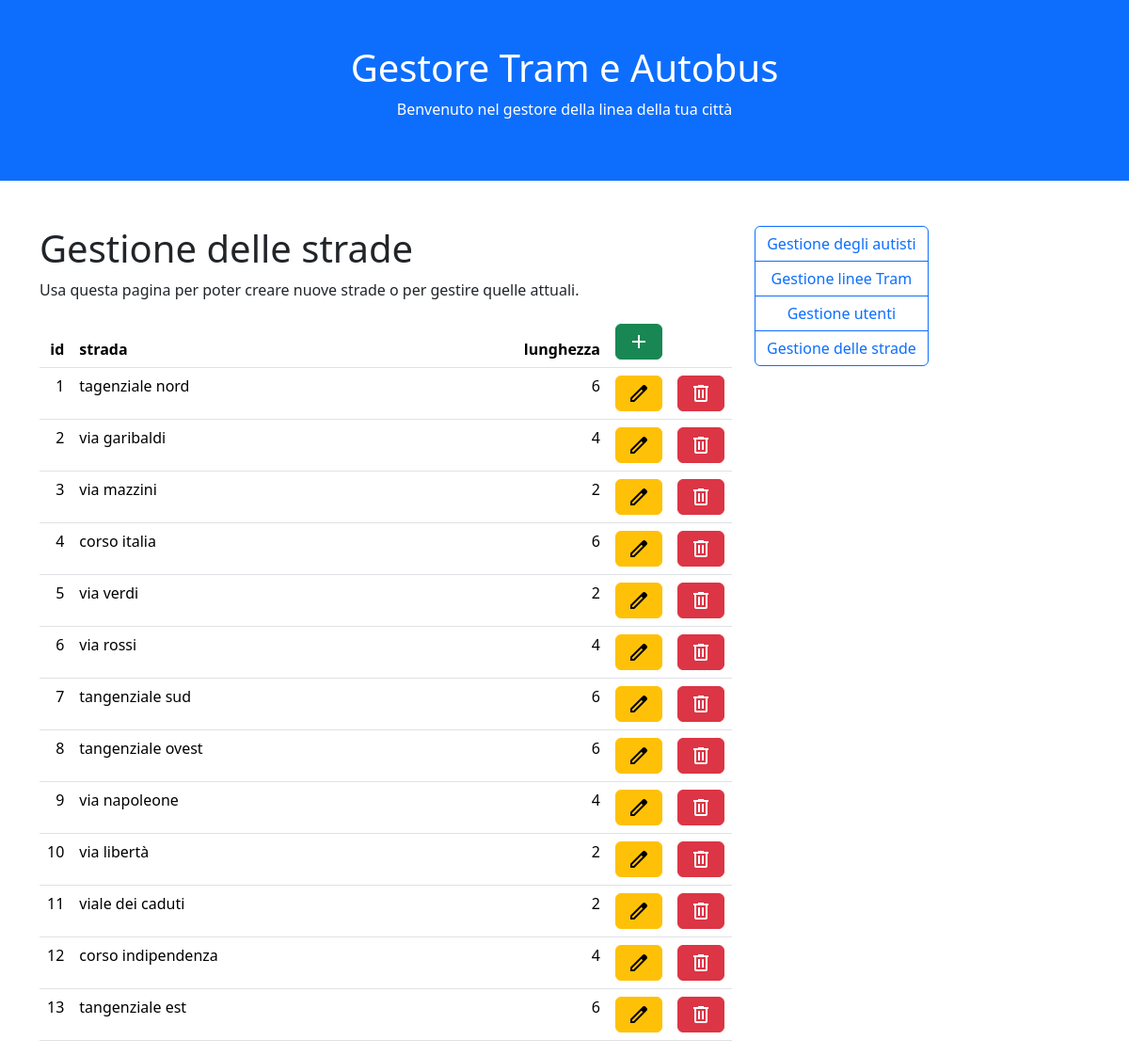
/Tram/strade.php, run on the app's committed database.
### tables this page shows
CREATE TABLE strade (
    idstrada integer primary key autoincrement,
    strada text,
    lunghezza int
);

### Tram/funzioni.php (the view, shortened to what this page needs)
<?php
	function EseguiDB($sql, $salva = false){
		$dbcon = new SQLite3(NOMEDB);
			$dati = $dbcon->query($sql);
		return $dati;
	}
	function DisegnaTabella($sql, $chiave){
		$dati = EseguiDB($sql);
		$righe = [];
		while($riga = $dati->fetchArray(SQLITE3_ASSOC)){
			$nuova = [];
				$nuova[] = "<tr>";
					foreach($riga as $campo => $valore){
						$nuova[] = "<td align='".(is_numeric($valore) ? "right" : "left")."'>
										".$valore."
									</td>";
					}
					$nuova[] = "<td><a href='?azione=modifica&id=".$riga[$chiave]."' class='btn btn-warning material-symbols-outlined'>edit</a></td>";
					$nuova[] = "<td><a href='?azione=cancella&id=".$riga[$chiave]."' class='btn btn-danger material-symbols-outlined'>delete</a></td>";
				$nuova[] = "</tr>";
			$righe[] = implode("", $nuova);
		}
		$dati->reset();
		$riga = $dati->fetchArray(SQLITE3_ASSOC);
		$colonne = [];
			foreach($riga as $campo => $valore){
				$colonne[] = "<th ".(is_numeric($valore) ? "class='text-end' width='1%'" : "").">
								".$campo."
							</th>";
			}
			$colonne[] = "<th width='1%'><a href='?azione=inserisci' class='btn btn-success material-symbols-outlined'>add</a></th>";
			$colonne[] = "<th width='1%'></th>";
		echo "<table class='table table-hover'>
				<thead><tr>".implode("", $colonne)."</tr></thead>
				<tbody>".implode("", $righe)."</tbody>
			</table>";
	}

### data on the page
strade: idstrada "1 tagenziale nord 6"
strade: idstrada "2 via garibaldi 4"
strade: idstrada "3 via mazzini 2"
strade: idstrada "4 corso italia 6"
strade: idstrada "5 via verdi 2"
strade: idstrada "6 via rossi 4"
strade: idstrada "7 tangenziale sud 6"
strade: idstrada "8 tangenziale ovest 6"
strade: idstrada "9 via napoleone 4"
strade: idstrada "10 via libertà 2"
strade: idstrada "11 viale dei caduti 2"
strade: idstrada "12 corso indipendenza 4"
strade: idstrada "13 tangenziale est 6"

### other printed values
$campo "id strada lunghezza"
$label "Gestione degli autisti"
$label "Gestione linee Tram"
$label "Gestione utenti"
$label "Gestione delle strade"
